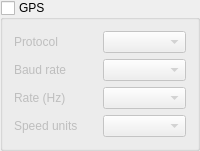
                <widget class="QGroupBox" name="gbGps">
                 <property name="enabled">
                  <bool>true</bool>
                 </property>
                 <property name="minimumSize">
                  <size>
                   <width>0</width>
                   <height>0</height>
                  </size>
                 </property>
                 <property name="title">
                  <string>GPS</string>
                 </property>
                 <property name="checkable">
                  <bool>true</bool>
                 </property>
                 <property name="checked">
                  <bool>false</bool>
                 </property>
                 <layout class="QGridLayout" name="gridLayout_8">
                  <item row="4" column="1">
                   <widget class="QComboBox" name="cbSpeedUnitsGps">
                    <property name="enabled">
                     <bool>false</bool>
                    </property>
                   </widget>
                  </item>
                  <item row="4" column="0">
                   <widget class="QLabel" name="lbSpeedUnitsGps">
                    <property name="enabled">
                     <bool>false</bool>
                    </property>
                    <property name="text">
                     <string>Speed units</string>
                    </property>
                   </widget>
                  </item>
                  <item row="2" column="1">
                   <widget class="QComboBox" name="cbGpsRate"/>
                  </item>
                  <item row="2" column="0">
                   <widget class="QLabel" name="lbGpsRate">
                    <property name="text">
                     <string>Rate (Hz)</string>
                    </property>
                   </widget>
                  </item>
                  <item row="1" column="1">
                   <widget class="QComboBox" name="cbGpsBaudrate">
                    <property name="enabled">
                     <bool>false</bool>
                    </property>
                   </widget>
                  </item>
                  <item row="1" column="0">
                   <widget class="QLabel" name="lbGpsBaudrate">
                    <property name="enabled">
                     <bool>false</bool>
                    </property>
                    <property name="text">
                     <string>Baud rate</string>
                    </property>
                   </widget>
                  </item>
                  <item row="0" column="0">
                   <widget class="QLabel" name="lbGpsProtocol">
                    <property name="text">
                     <string>Protocol</string>
                    </property>
                   </widget>
                  </item>
                  <item row="0" column="1">
                   <widget class="QComboBox" name="cbGpsProtocol"/>
                  </item>
                 </layout>
                </widget>
